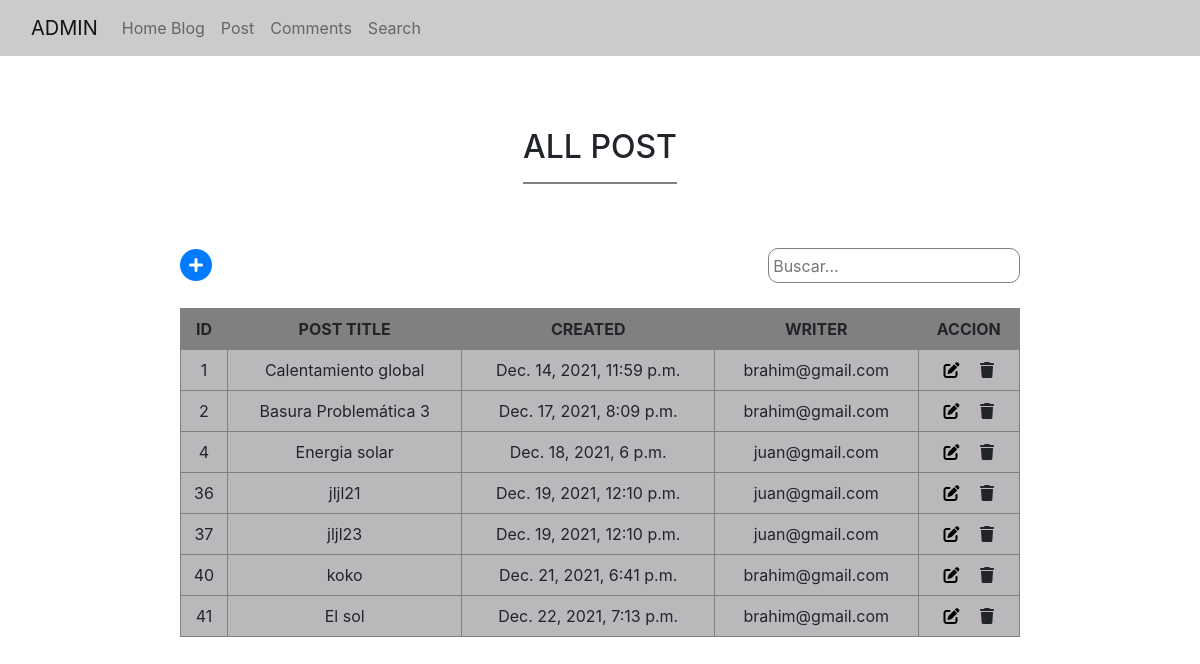
Page /_admin2-post on the earlier database version.
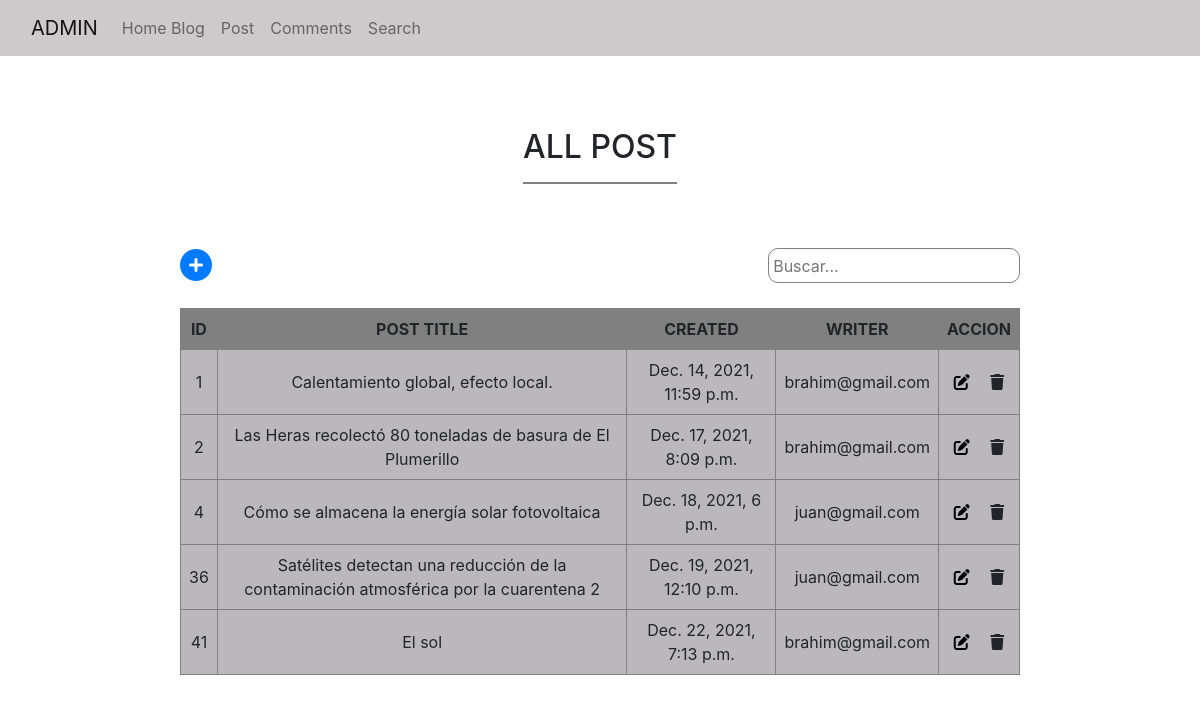
Same page on the later database version.
### post/models.py (models this page shows, shortened)
class Post(models.Model):
    title = models.CharField(max_length=500)
    content = models.CharField(max_length=1500)
    created = models.DateTimeField(default=timezone.now)
    active = models.BooleanField(default=True)
    category_id = models.ForeignKey(Category, on_delete=models.CASCADE)
    user_id = models.ForeignKey(User, on_delete=models.CASCADE)

### login/views.py (the view)
# urls.py: path('_admin2-post',views.showAdmin2Post, name = '_admin2-post'),
def showAdmin2Post(request):
    result = Post.objects.filter(active = 1)
    if result:
        context = {'data':result}
    else:
        context = {}
    return render(request, 'admin2-post.html', context)

### templates/admin2-post.html (shortened to what this page needs)
{% extends 'base-admin.html' %}
{% load static %}
{% block content %}
<br><br><br>
<div class="table-container">
    <div>
        <h2>ALL POST</h2>
        <hr style="border: 1px solid grey;" />
    </div>
</div>
<br><br>
<div class="table-container ">
    <div class="div-container ">
        <div class="div-search">
            <a href="{% url '_admin2-post-new' %}">
                <i class="fas fa-plus-circle fa-2x"></i>
            </a>
            <input type="text" onkeyup="myFunction()" placeholder="Buscar..." id="myInput">
        </div>
        <table class="table-content" id="example">
            <thead>
                <tr>
                    <th>ID</th>
                    <th>POST TITLE</th>
                    <th>CREATED</th>
                    <th>WRITER</th>
                    <th>ACCION</th>
                </tr>
            </thead>
            <tbody>
                {%for i in data%}
                <tr>
                    <td>{{i.id}}</td>
                    <td>{{i.title}}</td>
                    <td>{{i.created}}</td>
                    <td>{{i.user_id}}</td>
                    <td>
                        <div>
                            <a class="link" href="{% url '_admin2-post-edit' i.id %}">
                                <i class="fas fa-edit mr-3"></i>
                            </a>
                            <a class="link">
                                <i class="fas fa-trash"></i>
                            </a>
                        </div>
                    </td>
                </tr>
                {%endfor%}
            </tbody>
        </table>
    </div>
</div>
<br><br><br>
{% endblock content %}

### templates/base-admin.html (shortened to what this page needs)
{% load static %}
<!DOCTYPE html>
<html lang="en">
<head>
  <link rel="stylesheet" href="https://cdnjs.cloudflare.com/ajax/libs/jqueryui/1.12.1/jquery-ui.min.css">
  <link rel="stylesheet" type="text/css" href="{% static 'css/bootstrap.min.css' %}">
  <link rel="stylesheet" href="https://cdnjs.cloudflare.com/ajax/libs/font-awesome/6.0.0-beta3/css/all.min.css">
  </head>
<body>
  <nav class="navbar navbar-expand-lg navbar-light" style="background-color: rgb(204, 202, 202);">
    <div class="container-fluid">
      <a class="navbar-brand" href="#">ADMIN</a>
      <div class="collapse navbar-collapse" id="navbarNav">
        <ul class="navbar-nav">
          <li class="nav-item">
            <a class="nav-link" aria-current="page" href="{% url 'home' %}">Home Blog</a>
          </li>
          <li class="nav-item">
            <a class="nav-link" href="{% url '_admin2-post' %}">Post</a>
          </li>
          <li class="nav-item">
            <a class="nav-link" href="{% url 'comments' %}">Comments</a>
          </li>
          <li class="nav-item">
            <a class="nav-link" href="{% url '_admin2-search' %}">Search</a>
          </li>
        </ul>
      </div>
    </div>
  </nav>
  {%block content%}
  {% endblock content%}
  </body>
</html>

### templates/admin2-post.html (style rules this page uses)
.table-container { width: 100%; display: flex; justify-content: center; }
.div-container { display: flex; flex-direction: column; width: 70%; }
.div-container input { width: 30%; align-self: flex-end; border-radius: 10px; border: 1px solid gray; padding: 0.5%; }
.table-content { width: auto; margin-top: 3%; }
.table-content thead { background-color: gray; text-align: center; }
.table-content tbody { background-color: rgb(186, 184, 187); text-align: center; }
.table-content thead th { border: 1px solid gray; padding: 1vh; }
.table-content tbody td { border: 1px solid gray; padding: 1vh; }
.div-search { display: flex; justify-content: space-between; align-items: center; }
.link { color: black; text-decoration: none; }

Differences in the rows shown:
removed Post: id "37", title "jljl23", created "Dec. 19, 2021, 12:10 p.m.", user_id "juan@gmail.com"
removed Post: id "40", title "koko", created "Dec. 21, 2021, 6:41 p.m.", user_id "brahim@gmail.com"
changed Post id 1: title "Calentamiento global" → "Calentamiento global, efecto local."
changed Post id 2: title "Basura Problemática 3" → "Las Heras recolectó 80 toneladas de basura de El Plumerillo"
changed Post id 4: title "Energia solar" → "Cómo se almacena la energía solar fotovoltaica"
changed Post id 36: title "jljl21" → "Satélites detectan una reducción de la contaminación atmosférica por la cuarentena 2"
